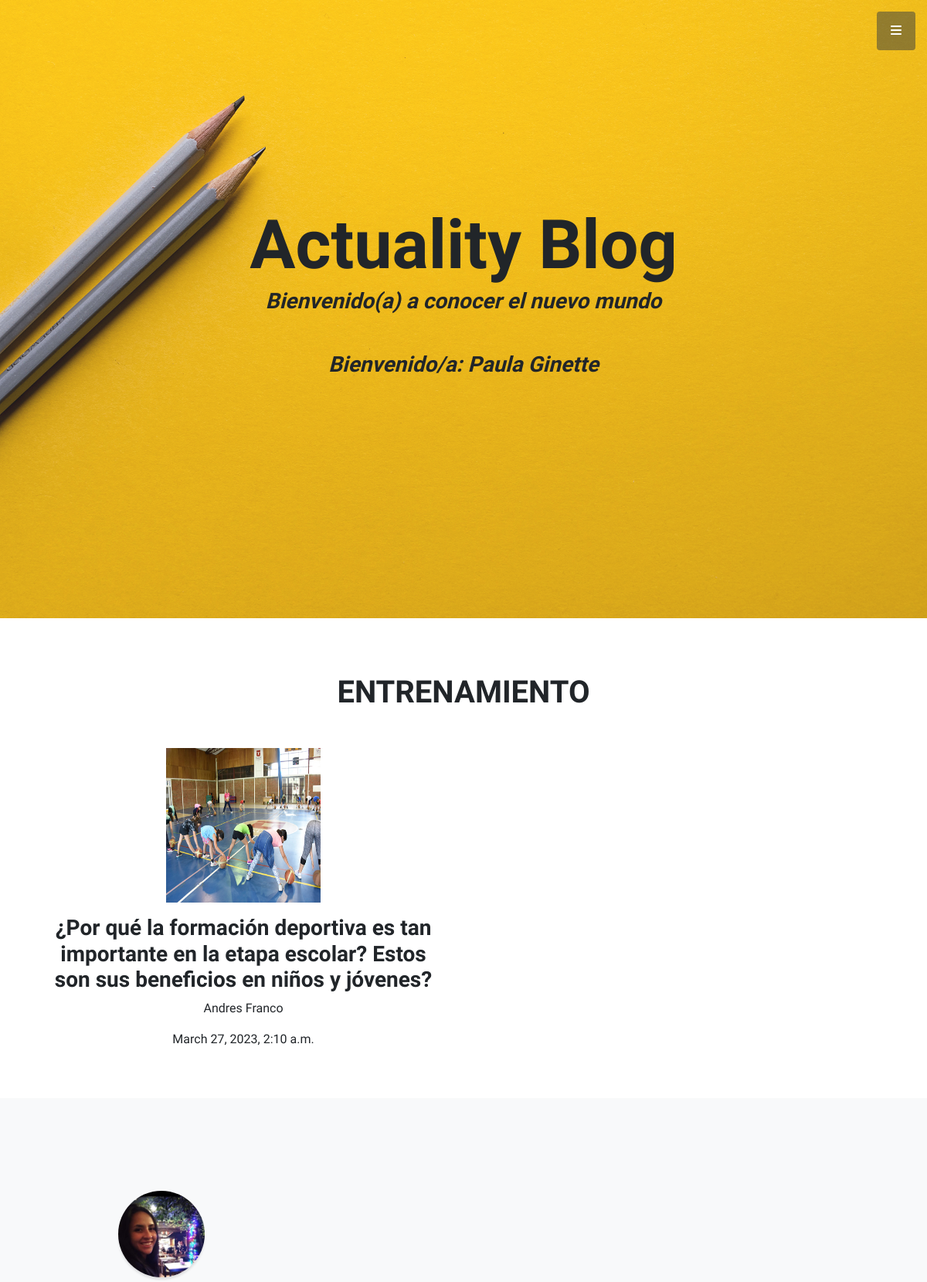
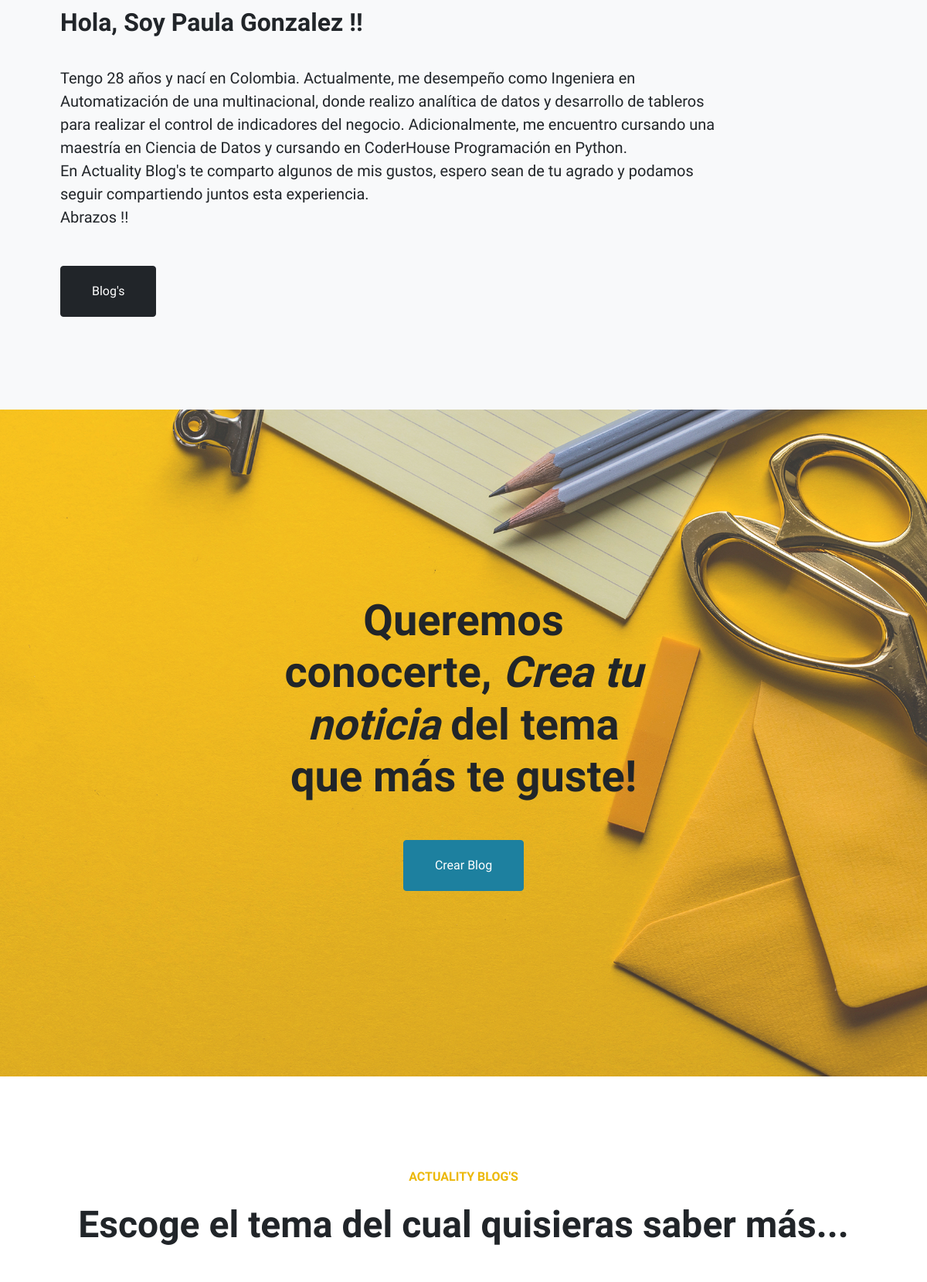
Page /entrenamientoLista/ (signed in, upper part) on the committed database (2 pictures, top to bottom).
### App/models.py (models this page shows)
class NoticiaBlog(models.Model):
    TipoNoticia = (
    ('mascotas','Mascotas'),
    ('viajes','Viajes'),
    ('tecnologia','Tecnologia'),
    ('entrenamiento','Entrenamiento'),
    )
    autor = models.CharField(max_length=300)
    categoriaN = models.CharField(max_length=20, choices=TipoNoticia, default='')
    encabezado = models.CharField(max_length=300)
    descripcion = models.TextField(null=False, blank=False)
    fechaCreacion = models.DateTimeField(auto_now_add=True)
    email = models.EmailField()
    imagenNoticias = models.ImageField(null=False, blank=False, upload_to="imagenes/")

### App/views.py (the view)
# urls.py: path('entrenamientoLista/', views.entrenamientoLista.as_view(), name='entrenamientos'),
class entrenamientoLista(LoginRequiredMixin, ListView):
    context_object_name = 'entrenamientos'
    queryset = NoticiaBlog.objects.filter(categoriaN__startswith='entrenamiento')
    template_name = 'App/EntrenamientoLista.html'

### App/templates/App/EntrenamientoLista.html
{% extends 'App/index.html' %}
{% load static %}
{% block contenidoQueCambia %}
<br>
<br>
<br>
<div class="container text-center">
    <h1>ENTRENAMIENTO</h1>
</div>
<br>
<div class="container text-center">
    <div class="row">
            {% for entrenamiento in entrenamientos %}
            <div class="col-sm-6 align-items-center">
                <div class="card-body">
                    <a href="{% url 'App:entrenamiento' entrenamiento.id %}"><p><img src="{{entrenamiento.imagenNoticias.url}}" width="200" height="200" alt=""></p></a>
                    <h3>{{entrenamiento.encabezado}}</h3>
                    <p>{{entrenamiento.autor}}</p>
                    <p>{{entrenamiento.fechaCreacion}}</p>
                    <div class="card-body">
                    </div>
                </div>
            </div>
            {% endfor %}
    </div>
</div>
{% endblock %}

### App/templates/App/index.html (shortened to what this page needs)
<!DOCTYPE html>
<html lang="es">
    {% load static%}
    <head>
        <link href="https://cdnjs.cloudflare.com/ajax/libs/simple-line-icons/2.5.5/css/simple-line-icons.min.css" rel="stylesheet" />
        <link href="{% static 'App/css/styles.css' %}" rel="stylesheet" />
    </head>
    <body id="page-top">
        <a class="menu-toggle rounded" href="#"><i class="fas fa-bars"></i></a>
        <header class="masthead d-flex align-items-center">
            <div class="container px-4 px-lg-5 text-center">
                <h1 class="mb-1">Actuality Blog </h1>
                <h3 class="mb-5"><em>Bienvenido(a) a conocer el nuevo mundo</em></h3>
                <h3 class="mb-5"><em>Bienvenido/a: {{request.user.first_name}}  </em></h3>
            </div>
        </header>
        {% block contenidoQueCambia %}
        {% endblock %}
        <section class="content-section bg-light" id="about">
            <div class="container px-4 px-lg-5 text-left">
                    <div class="col-lg-3 col-md-6 mb-5 mb-lg-0">
                        <img class="service-icon rounded-circle mx-auto mb-3" src="{% static 'App/assets/img/aboutme.jpg' %}"alt="" />
                    </div>
                <div class="row gx-4 gx-lg-5 justify-content-left">
                    <div class="col-lg-10">
                        <h2>Hola, Soy Paula Gonzalez !! </h2>
                        <p class="lead mb-5">
                             <br>
                            Tengo 28 años y nací en Colombia. Actualmente, me desempeño como Ingeniera en Automatización de una multinacional, donde realizo analítica de datos y desarrollo de tableros para realizar el control de indicadores del negocio.
                             Adicionalmente, me encuentro cursando una maestría en Ciencia de Datos y cursando en CoderHouse Programación en Python.
                             <br>
                             En Actuality Blog's te comparto algunos de mis gustos, espero sean de tu agrado y podamos seguir compartiendo juntos esta experiencia.
                             <br>
                             Abrazos !!
                        </p>
                        <a class="btn btn-dark btn-xl" href="#portfolio">Blog's</a>
                    </div>
                </div>
            </div>
        </section>
        <section class="callout">
            <div class="container px-4 px-lg-5 text-center">
                <h2 class="mx-auto mb-5">
                    Queremos conocerte,
                    <em>Crea tu noticia</em>
                    del tema que más te guste!
                </h2>
                <a class="btn btn-primary btn-xl" href="{% url 'App:Newblog' %}">Crear Blog</a>
            </div>
        </section>
        <section class="content-section" id="portfolio">
            <div class="container px-4 px-lg-5">
                <div class="content-section-heading text-center">
                    <h3 class="text-secondary mb-0">Actuality Blog's</h3>
                    <br>
                    <h2 class="mb-5">Escoge el tema del cual quisieras saber más...</h2>
                </div>
            </div>
        </section>
    </body>
</html>

### rows in the picture
NoticiaBlog: imagenNoticias (picture), encabezado "¿Por qué la formación deportiva es tan importante en la etapa escolar? Estos son sus beneficios en niños y jóvenes?", autor "Andres Franco", fechaCreacion "March 27, 2023, 2:10 a.m."

### other values in the picture
{{ request.user.first_name }} "Paula Ginette"
